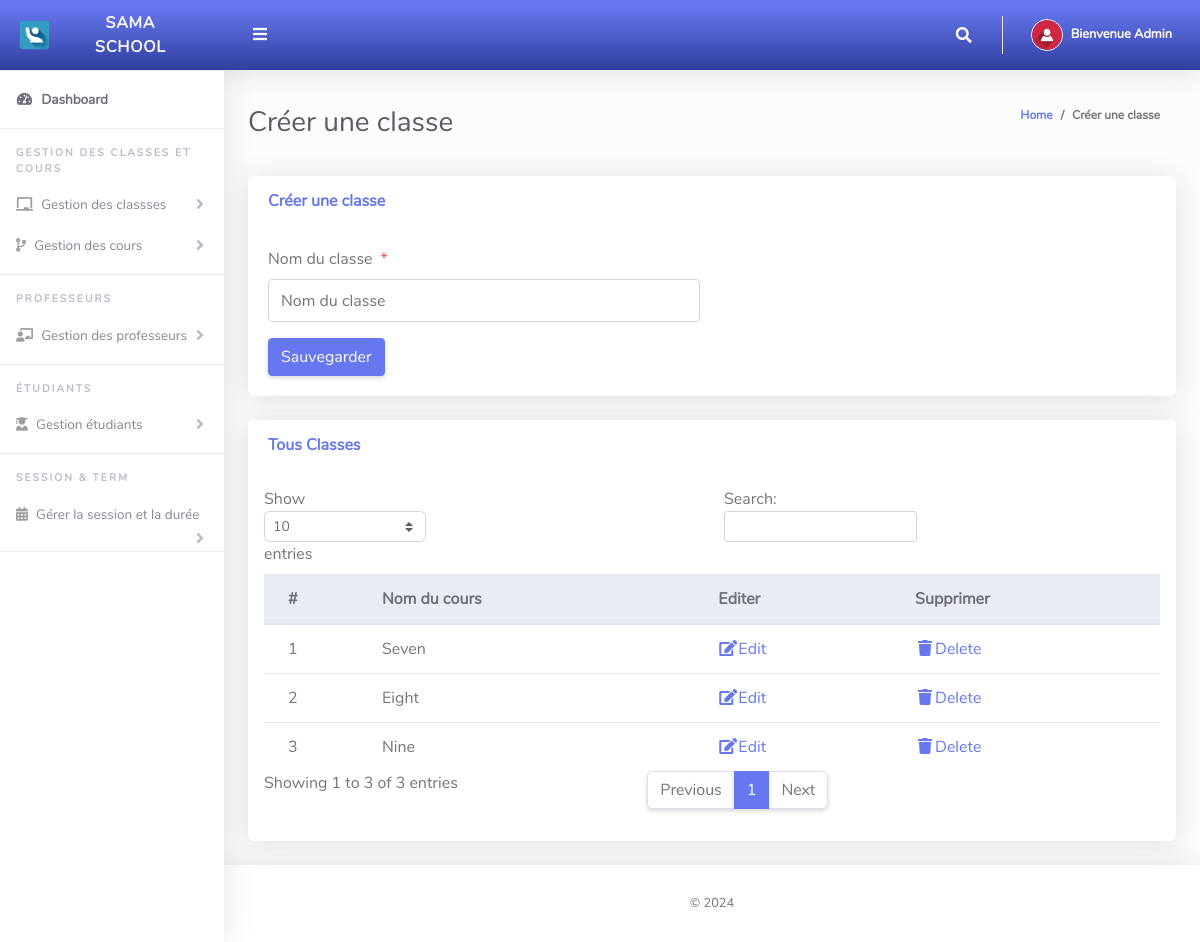
Page /Admin/createClass.php (signed in) on the earlier database version.
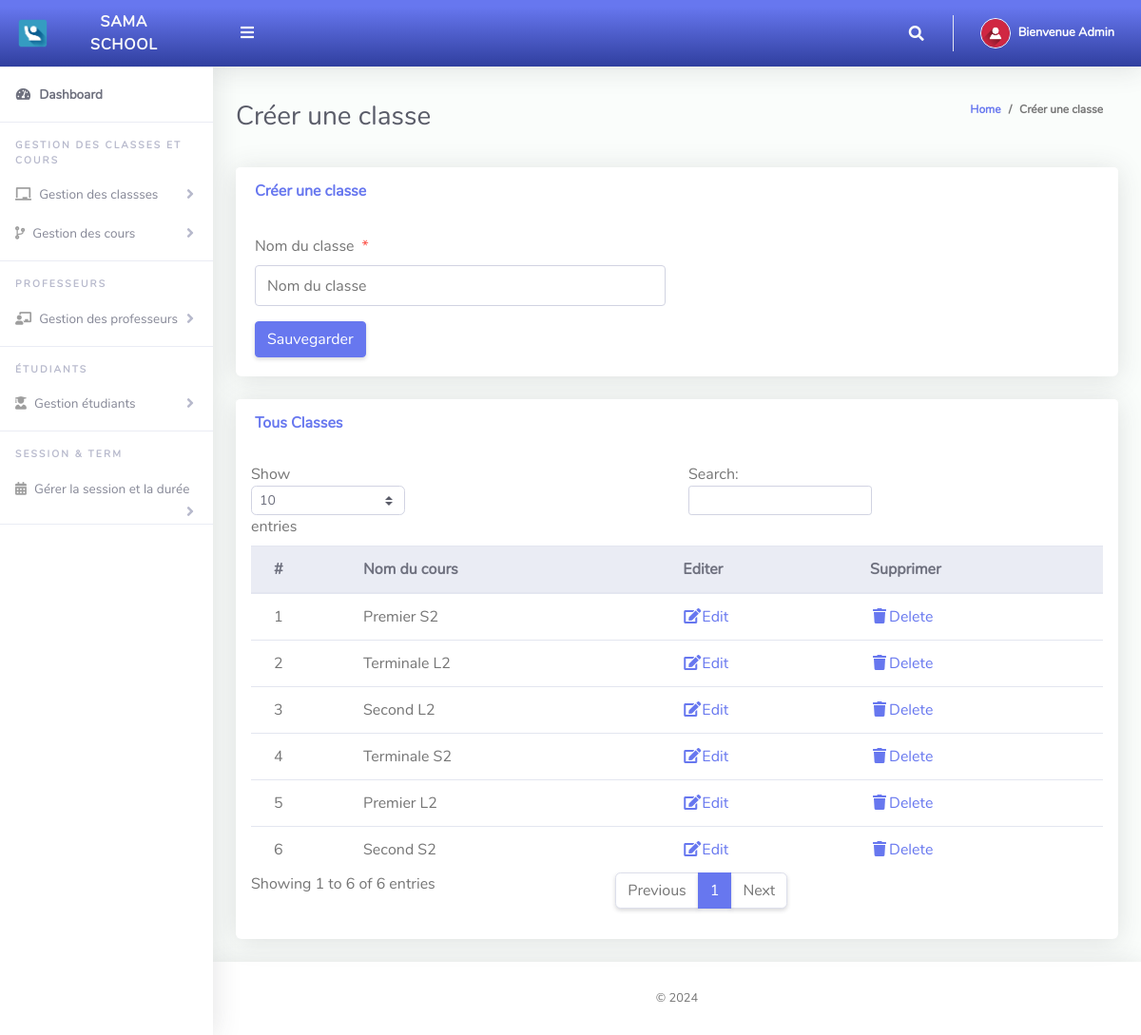
Same page on the later database version.
### tables this page shows
CREATE TABLE `tblclass` (
  `Id` int(10) NOT NULL,
  `className` varchar(255) NOT NULL
);

### Admin/createClass.php (the view, shortened to what this page needs)
<?php
include '../Includes/dbcon.php';
?>
<!DOCTYPE html>
<html lang="en">
<head>
  <link href="../vendor/fontawesome-free/css/all.min.css" rel="stylesheet" type="text/css">
  <link href="../vendor/bootstrap/css/bootstrap.min.css" rel="stylesheet" type="text/css">
  <link href="css/ruang-admin.min.css" rel="stylesheet">
</head>
<body id="page-top">
  <div id="wrapper">
      <?php include "Includes/sidebar.php";?>
    <div id="content-wrapper" class="d-flex flex-column">
      <div id="content">
       <?php include "Includes/topbar.php";?>
        <div class="container-fluid" id="container-wrapper">
          <div class="d-sm-flex align-items-center justify-content-between mb-4">
            <h1 class="h3 mb-0 text-gray-800">Créer une classe</h1>
            <ol class="breadcrumb">
              <li class="breadcrumb-item"><a href="./">Home</a></li>
              <li class="breadcrumb-item active" aria-current="page">Créer une classe</li>
            </ol>
          </div>
          <div class="row">
            <div class="col-lg-12">
              <div class="card mb-4">
                <div class="card-header py-3 d-flex flex-row align-items-center justify-content-between">
                  <h6 class="m-0 font-weight-bold text-primary">Créer une classe</h6>
                </div>
                <div class="card-body">
                  <form method="post">
                    <div class="form-group row mb-3">
                        <div class="col-xl-6">
                            <label class="form-control-label">Nom du classe<span class="text-danger ml-2">*</span></label>
                      <input type="text" class="form-control" name="className" value="<?php echo $row['className'];?>" id="exampleInputFirstName" placeholder="Nom du classe">
                        </div>
                    </div>
                      <?php
                    if (isset($Id))
                    {
                    ?>
                    <button type="submit" name="update" class="btn btn-warning">Modifier</button>
                    &nbsp;&nbsp;&nbsp;&nbsp;&nbsp;&nbsp;&nbsp;&nbsp;&nbsp;&nbsp;
                    <?php
                    } else {
                    ?>
                    <button type="submit" name="save" class="btn btn-primary">Sauvegarder</button>
                    <?php
                    }
                    ?>
                  </form>
                </div>
              </div>
                 <div class="row">
              <div class="col-lg-12">
              <div class="card mb-4">
                <div class="card-header py-3 d-flex flex-row align-items-center justify-content-between">
                  <h6 class="m-0 font-weight-bold text-primary">Tous Classes</h6>
                </div>
                <div class="table-responsive p-3">
                  <table class="table align-items-center table-flush table-hover" id="dataTableHover">
                    <thead class="thead-light">
                      <tr>
                        <th>#</th>
                        <th>Nom du cours</th>
                        <th>Editer</th>
                        <th>Supprimer</th>
                      </tr>
                    </thead>
                    <tbody>
                  <?php
                      $query = "SELECT * FROM tblclass";
                      $rs = $conn->query($query);
                      $num = $rs->num_rows;
                      $sn=0;
                      if($num > 0)
                      {
                        while ($rows = $rs->fetch_assoc())
                          {
                             $sn = $sn + 1;
                            echo"
                              <tr>
                                <td>".$sn."</td>
                                <td>".$rows['className']."</td>
                                <td><a href='?action=edit&Id=".$rows['Id']."'><i class='fas fa-fw fa-edit'></i>Edit</a></td>
                                <td><a href='?action=delete&Id=".$rows['Id']."'><i class='fas fa-fw fa-trash'></i>Delete</a></td>
                              </tr>";
                          }
                      }
                      else
                      {
                           echo
                           "<div class='alert alert-danger' role='alert'>
                            No Record Found!
                            </div>";
                      }
                      ?>
                    </tbody>
                  </table>
                </div>
              </div>
            </div>
            </div>
          </div>
        </div>
      </div>
       <?php include "Includes/footer.php";?>
    </div>
  </div>
</body>
</html>

Differences in the rows shown:
removed tblclass: className "Seven"
removed tblclass: className "Eight"
removed tblclass: className "Nine"
added tblclass: className "Premier S2"
added tblclass: className "Terminale L2"
added tblclass: className "Second L2"
added tblclass: className "Terminale S2"
added tblclass: className "Premier L2"
added tblclass: className "Second S2"
Other differences:
text written by a page script: "Show entries Search: Showing 1 to 3 of 3 entries Previous 1 Next" → "Show entries Search: Showing 1 to 6 of 6 entries Previous 1 Next"
